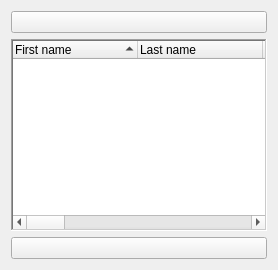
        <widget class="QWidget" name="Students_2">
         <attribute name="icon">
          <iconset resource="../Ressources.qrc">
           <normaloff>:/Icones/Ressources/graduated-icon.png</normaloff>:/Icones/Ressources/graduated-icon.png</iconset>
         </attribute>
         <attribute name="title">
          <string>Students</string>
         </attribute>
         <layout class="QVBoxLayout" name="verticalLayout_2">
          <item>
           <widget class="QPushButton" name="refresh">
            <property name="cursor">
             <cursorShape>PointingHandCursor</cursorShape>
            </property>
            <property name="text">
             <string/>
            </property>
            <property name="icon">
             <iconset resource="../Ressources.qrc">
              <normaloff>:/Icones/Ressources/reload_refresh.000.png</normaloff>:/Icones/Ressources/reload_refresh.000.png</iconset>
            </property>
            <property name="iconSize">
             <size>
              <width>34</width>
              <height>34</height>
             </size>
            </property>
           </widget>
          </item>
          <item>
           <widget class="QTreeWidget" name="treeWidget">
            <property name="font">
             <font>
              <weight>50</weight>
              <bold>false</bold>
             </font>
            </property>
            <property name="cursor" stdset="0">
             <cursorShape>PointingHandCursor</cursorShape>
            </property>
            <property name="contextMenuPolicy">
             <enum>Qt::DefaultContextMenu</enum>
            </property>
            <property name="acceptDrops">
             <bool>false</bool>
            </property>
            <property name="styleSheet">
             <string notr="true">QTreeView {
     show-decoration-selected: 1;
 }

 QTreeView::item {
      border: 1px solid #d9d9d9;
     border-top-color: transparent;
     border-bottom-color: transparent;
 }

 QTreeView::item:hover {
     background: qlineargradient(x1: 0, y1: 0, x2: 0, y2: 1, stop: 0 #e7effd, stop: 1 #cbdaf1);
     border: 1px solid #bfcde4;
 }

 QTreeView::item:selected {
     border: 1px solid #567dbc;
 }

 QTreeView::item:selected:active{
     background: qlineargradient(x1: 0, y1: 0, x2: 0, y2: 1, stop: 0 #6ea1f1, stop: 1 #567dbc);
 }

 QTreeView::item:selected:!active {
     background: qlineargradient(x1: 0, y1: 0, x2: 0, y2: 1, stop: 0 #6b9be8, stop: 1 #577fbf);
 }</string>
            </property>
            <property name="frameShape">
             <enum>QFrame::WinPanel</enum>
            </property>
            <property name="frameShadow">
             <enum>QFrame::Sunken</enum>
            </property>
            <property name="dragDropMode">
             <enum>QAbstractItemView::DragDrop</enum>
            </property>
            <property name="selectionMode">
             <enum>QAbstractItemView::ContiguousSelection</enum>
            </property>
            <property name="selectionBehavior">
             <enum>QAbstractItemView::SelectRows</enum>
            </property>
            <property name="iconSize">
             <size>
              <width>0</width>
              <height>0</height>
             </size>
            </property>
            <property name="textElideMode">
             <enum>Qt::ElideMiddle</enum>
            </property>
            <property name="rootIsDecorated">
             <bool>true</bool>
            </property>
            <property name="uniformRowHeights">
             <bool>true</bool>
            </property>
            <property name="sortingEnabled">
             <bool>true</bool>
            </property>
            <property name="animated">
             <bool>true</bool>
            </property>
            <property name="allColumnsShowFocus">
             <bool>true</bool>
            </property>
            <attribute name="headerDefaultSectionSize">
             <number>125</number>
            </attribute>
            <attribute name="headerHighlightSections">
             <bool>true</bool>
            </attribute>
            <attribute name="headerMinimumSectionSize">
             <number>26</number>
            </attribute>
            <column>
             <property name="text">
              <string>First name</string>
             </property>
             <property name="toolTip">
              <string/>
             </property>
             <property name="whatsThis">
              <string extracomment="first name"/>
             </property>
             <property name="background">
              <color>
               <red>0</red>
               <green>0</green>
               <blue>0</blue>
              </color>
             </property>
             <property name="foreground">
              <brush brushstyle="NoBrush">
               <color alpha="255">
                <red>0</red>
                <green>0</green>
                <blue>0</blue>
               </color>
              </brush>
             </property>
            </column>
            <column>
             <property name="text">
              <string>Last name</string>
             </property>
             <property name="foreground">
              <brush brushstyle="NoBrush">
               <color alpha="255">
                <red>0</red>
                <green>0</green>
                <blue>0</blue>
               </color>
              </brush>
             </property>
            </column>
            <column>
             <property name="text">
              <string>CIN</string>
             </property>
            </column>
            <column>
             <property name="text">
              <string>Phone number</string>
             </property>
            </column>
            <column>
             <property name="text">
              <string>Age</string>
             </property>
            </column>
            <column>
             <property name="text">
              <string>Adresse</string>
             </property>
            </column>
            <column>
             <property name="text">
              <string>ID</string>
             </property>
            </column>
            <column>
             <property name="text">
              <string>Profession</string>
             </property>
            </column>
            <column>
             <property name="text">
              <string>Password</string>
             </property>
             <property name="foreground">
              <brush brushstyle="NoBrush">
               <color alpha="255">
                <red>0</red>
                <green>0</green>
                <blue>0</blue>
               </color>
              </brush>
             </property>
            </column>
            <column>
             <property name="text">
              <string>Classes</string>
             </property>
            </column>
            <column>
             <property name="text">
              <string>Email</string>
             </property>
            </column>
            <column>
             <property name="text">
              <string>Fees payed</string>
             </property>
            </column>
           </widget>
          </item>
          <item>
           <widget class="QPushButton" name="manage">
            <property name="cursor">
             <cursorShape>PointingHandCursor</cursorShape>
            </property>
            <property name="text">
             <string/>
            </property>
            <property name="icon">
             <iconset resource="../Ressources.qrc">
              <normaloff>:/Icones/Ressources/settings-icon.png</normaloff>:/Icones/Ressources/settings-icon.png</iconset>
            </property>
            <property name="iconSize">
             <size>
              <width>31</width>
              <height>31</height>
             </size>
            </property>
           </widget>
          </item>
         </layout>
        </widget>
